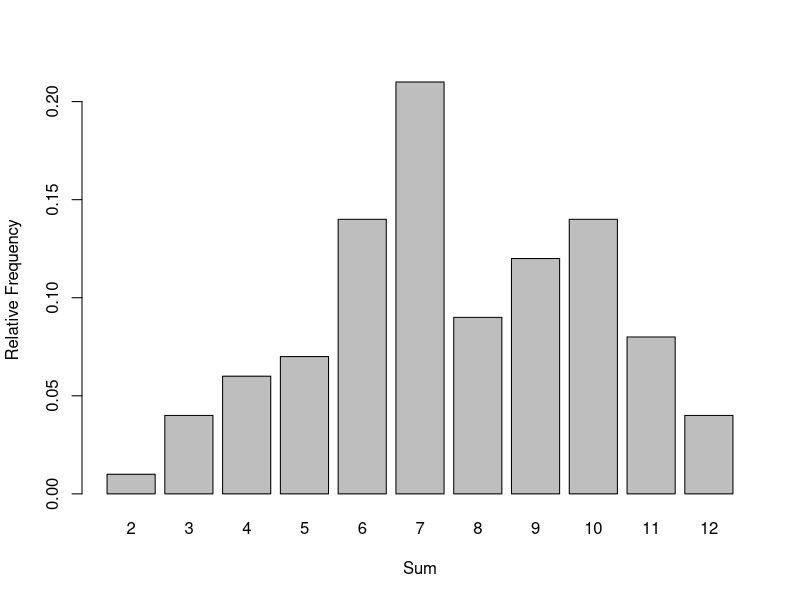
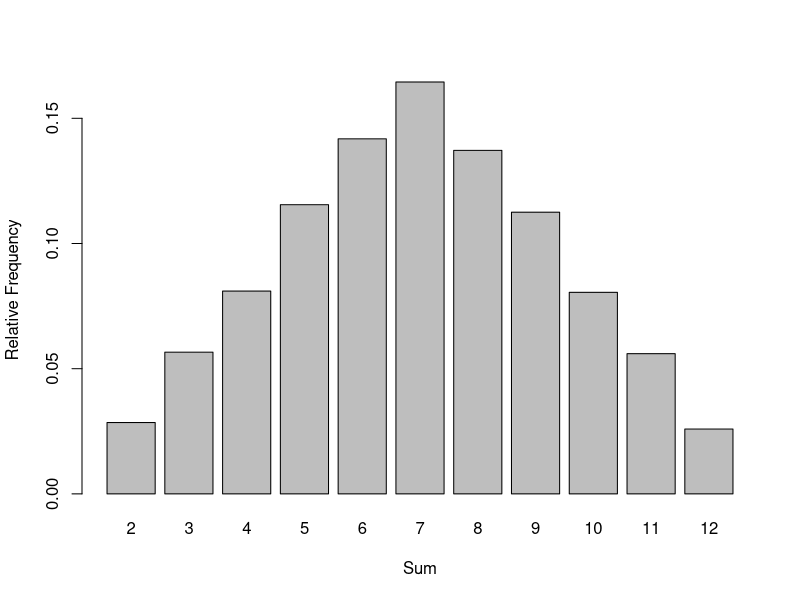

Source code (R) for these figures, in order:
## ---- chunk 1
knitr::opts_chunk$set(
  comment = "#>",
  fig.width = 6,
  fig.height = 4,
  warning = FALSE,
  eval = TRUE
)
library(ggplot2)
## ---- chunk 2
set.seed(123)
## ---- chunk 3
vec <- 1:10
## ---- chunk 4
sample(vec,size = 5)
## ---- chunk 5
sample(vec,size = 5)
## ---- chunk 6
sample(vec,size=5,replace = TRUE)
## ---- chunk 7
students <- c('Leslie', 'Ron', 'Andy', 'April', 'Tom', 'Ben', 'Jerry')
## ---- chunk 8
sample(students, 3)
## ---- chunk 9
dat <- palmerpenguins::penguins
## ---- chunk 10
nrow(dat)
## ---- chunk 11
row_indices <- 1:nrow(dat)
## ---- chunk 12
train_sampled_rows <- sample(row_indices, size= 0.8*nrow(dat) )
## ---- chunk 13
train_sampled_rows[1:10]
## ---- chunk 14
training_set <- dat[train_sampled_rows,]
dim(training_set)
## ---- chunk 15
test_set <- dat[-train_sampled_rows, ]
dim(test_set)
## ---- chunk 16
sample(1:6,size=1)
## ---- chunk 17
dice1 <- sample(1:6, size=1)
dice2 <- sample(1:6, size=1)
dice1 + dice2
## ---- chunk 18
roll_two_dice <- sample(1:6,size = 2,replace = TRUE)
## ---- chunk 19
sum(roll_two_dice)
## ---- chunk 20
set.seed(10)
sample(1:20, size=3, replace=FALSE)
## ---- chunk 21
replicate(n = 10, 
          expr = sample(1:20, size=3, replace=FALSE))
## ---- chunk 22
sum_dice_roll <- function(){
  dice_roll <- sample(1:6, size=2,replace = TRUE)
  return(sum(dice_roll))
}
## ---- chunk 23
sum_dice_roll()
## ---- chunk 24
replicate(n = 20,
          expr = sum_dice_roll() )
## ---- chunk 25
rep100 <- replicate(n = 100,
                    expr = sum_dice_roll())
## ---- chunk 26
prop.table( table(rep100) ) 
## ---- chunk 27
barplot( prop.table(table(rep100)),
         xlab = 'Sum', ylab = 'Relative Frequency')
## ---- chunk 28
rep10000 <- replicate(n = 10000,
                    expr = sum_dice_roll())
## ---- chunk 29
prop.table( table(rep10000) ) 
## ---- chunk 30
barplot( prop.table(table(rep10000)),
         xlab = 'Sum', ylab = 'Relative Frequency')
